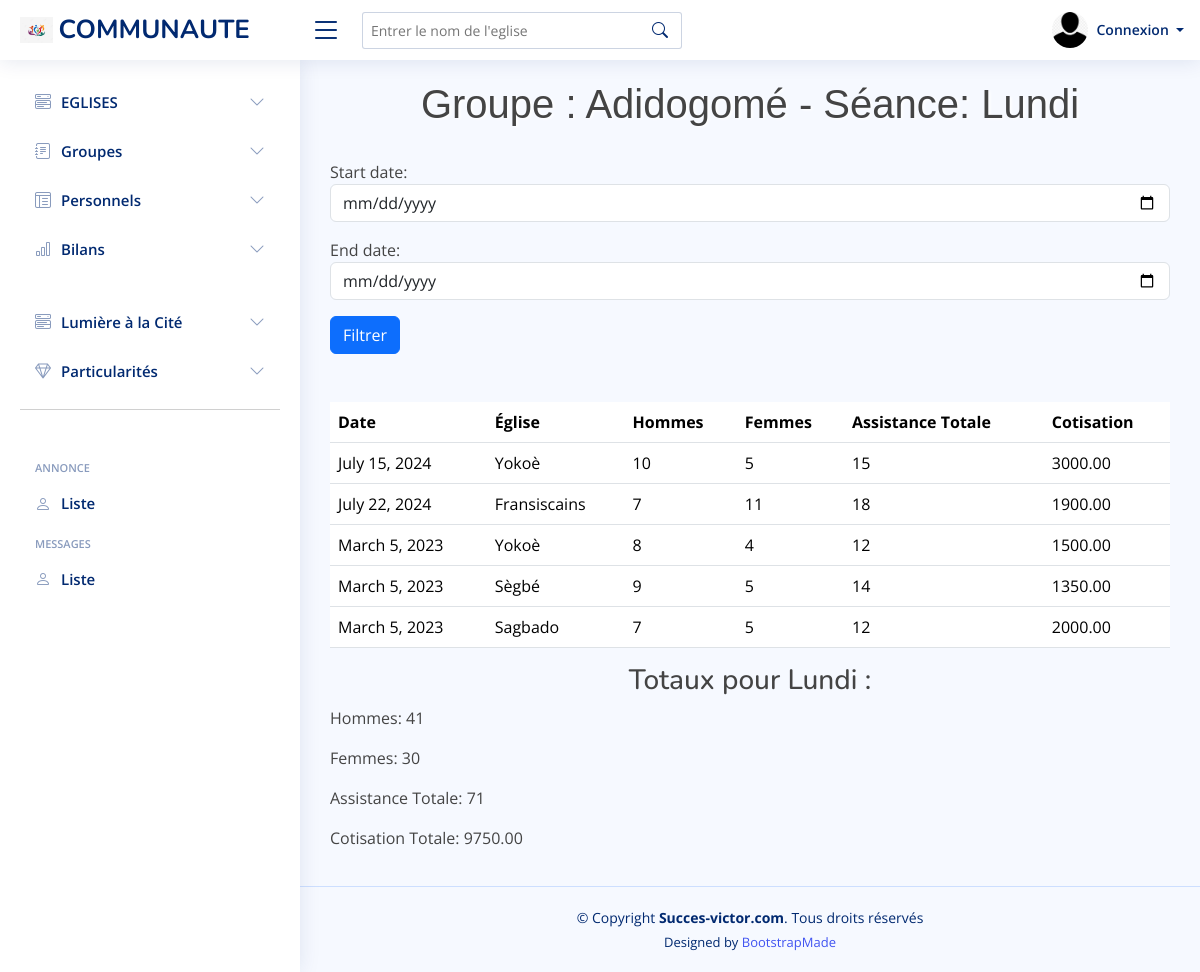
The app's page /seances/group/1/seance/Lundi/ with its own data.
### Eglises/models.py (models this page shows, shortened)
class Groupe(models.Model):
    name = models.CharField(max_length=100)
    nom_du_pasteur_du_groupe = models.CharField(max_length=200)
    nom_du_superviseur_des_jeunes = models.CharField(max_length=100)
    nom_du_superviseur_adjoin_des_jeunes = models.CharField(max_length=100)
    nombre_de_membres = models.CharField(max_length=100)
    region = models.CharField(max_length=100)
    publish = models.DateTimeField(default=timezone.now)
    created = models.DateTimeField(auto_now_add=True)
    updated = models.DateTimeField(auto_now=True)
    def __str__(self):
        return self.name

class Eglise(models.Model):
    auteur = models.ForeignKey(User, on_delete=models.CASCADE)
    nom = models.CharField(max_length=100)
    nom_du_pasteur = models.CharField(max_length=100, blank=True)
    nom_du_pasteur_adjoin = models.CharField(max_length=100, blank=True)
    nom_du_dirigeant_des_jeunes = models.CharField(max_length=100, blank=True)
    nom_du_dirigeant_adjoin_des_jeunes = models.CharField(max_length=100, blank=True)
    nom_du_dirigeant_des_enfants = models.CharField(max_length=100, blank=True)
    nom_du_dirigeant_adjoin_des_enfants = models.CharField(max_length=100, blank=True)
    region = models.CharField(max_length=100)
    groupe = models.CharField(max_length=100)
    ville = models.CharField(max_length=250, blank=True)
    nombre_de_membres = models.IntegerField(blank=True, null=True)
    telephone = models.IntegerField(blank=True, null=True)
    bp = models.CharField(max_length=200, blank=True, null=True)
    email = models.EmailField(blank=True)
    description = models.TextField(blank=True)
    header_image = models.ImageField(blank=True, null=True, upload_to='images/header')
    body_image = models.ImageField(blank=True, null=True, upload_to='images/Body')
    body_image1 = models.ImageField(blank=True, null=True, upload_to='images/Body')
    publish = models.DateTimeField(default=timezone.now)
    created = models.DateTimeField(auto_now_add=True)
    updated = models.DateTimeField(auto_now=True)
    def __str__(self):
        return self.nom

### Seances/models.py (models this page shows, shortened)
class Seance(models.Model):
    type = models.CharField(max_length=50)

class Bilan(models.Model):
    eglise = models.ForeignKey(Eglise, on_delete=models.CASCADE)
    seance = models.ForeignKey(Seance, on_delete=models.CASCADE)
    adultes_hommes = models.IntegerField(default=0)
    adultes_femmes = models.IntegerField(default=0)
    jeunes_garcons = models.IntegerField(default=0)
    jeunes_filles = models.IntegerField(default=0)
    enfants_garcons = models.IntegerField(default=0)
    enfants_filles = models.IntegerField(default=0)
    cotisation = models.DecimalField(max_digits=10, decimal_places=2)
    date = models.DateField()
    add_date = models.DateField(auto_now_add=True)
    auteur = models.ForeignKey(User, on_delete=models.CASCADE)
    class Meta:
        ordering = ['-add_date']

### Seances/views.py (the view)
# urls.py: path('group/<int:groupe_id>/seance/<str:seance_type>/', group_seance_filter, name='group_seance_filter'),
def group_seance_filter(request, groupe_id, seance_type):
    form = DateRangeForm(request.GET)
    start_date = None
    end_date = None
    if form.is_valid():
        start_date = form.cleaned_data['start_date']
        end_date = form.cleaned_data['end_date']
    groupe = Groupe.objects.get(id=groupe_id)
    bilans = Bilan.objects.filter(eglise__groupe=groupe, seance__type=seance_type)
    bilans = filter_seances(bilans, start_date, end_date)
    total_hommes = 0
    total_femmes = 0
    total_assistance = 0
    total_cotisation = 0
    data = []
    for bilan in bilans:
        hommes = bilan.adultes_hommes + bilan.jeunes_garcons + bilan.enfants_garcons
        femmes = bilan.adultes_femmes + bilan.jeunes_filles + bilan.enfants_filles
        assistance = hommes + femmes
        cotisation = bilan.cotisation
        total_hommes += hommes
        total_femmes += femmes
        total_assistance += assistance
        total_cotisation += cotisation
        data.append({
            'date': bilan.date,
            'eglise': bilan.eglise,
            'adultes_hommes': bilan.adultes_hommes,
            'jeunes_garcons': bilan.jeunes_garcons,
            'enfants_garcons': bilan.enfants_garcons,
            'adultes_femmes': bilan.adultes_femmes,
            'jeunes_filles': bilan.jeunes_filles,
            'enfants_filles': bilan.enfants_filles,
            'hommes': hommes,
            'femmes': femmes,
            'assistance': assistance,
            'cotisation': cotisation,
        })
    context = {
        'groupe': groupe,
        'seance_type': seance_type,
        'data': data,
        'total_hommes': total_hommes,
        'total_femmes': total_femmes,
        'total_assistance': total_assistance,
        'total_cotisation': total_cotisation,
        'form': form
    }
    return render(request, 'seances/group_seance_filter.html', context)

### Seances/forms.py
class DateRangeForm(forms.Form):
    start_date = forms.DateField(widget=forms.DateInput(attrs={'type': 'date', 'class':'form-control'}), required=False)
    end_date = forms.DateField(widget=forms.DateInput(attrs={'type': 'date', 'class':'form-control'}), required=False)

### Seances/views.py (called while the page is built)
def filter_seances(queryset, start_date, end_date):
    if start_date and end_date:
        return queryset.filter(date__range=(start_date, end_date))
    elif start_date:
        return queryset.filter(date__gte=start_date)
    elif end_date:
        return queryset.filter(date__lte=end_date)
    return queryset

### Seances/templates/seances/group_seance_filter.html
{% extends 'base.html' %}
{% load static %}
{% block gestion %}
        <h1>Groupe : {{ groupe.name }} - Séance: {{ seance_type }}</h1>
        <br>
        <form method="get" action="">
            {{ form.as_p }}
            <button type="submit"  class="btn btn-primary">Filtrer</button>
        </form>
        <br><br>
        <table class="table datatable">
            <thead>
                <tr>
                    <th>Date</th>
                    <th>Église</th>
                    <th>Hommes</th>
                    <th>Femmes</th>
                    <th>Assistance Totale</th>
                    <th>Cotisation</th>
                </tr>
            </thead>
            <tbody>
                {% for item in data %}
                    <tr>
                        <td>{{ item.date }}</td>
                        <td>{{ item.eglise }}</td>
                        <td>{{ item.hommes }}</td>
                        <td>{{ item.femmes }}</td>
                        <td>{{ item.assistance }}</td>
                        <td>{{ item.cotisation }}</td>
                    </tr>
                {% endfor %}
            </tbody>
        </table>
        <h3>Totaux pour {{ seance_type }} : </h3>
        <p>Hommes: {{ total_hommes }}</p>
        <p>Femmes: {{ total_femmes }}</p>
        <p>Assistance Totale: {{ total_assistance }}</p>
        <p>Cotisation Totale: {{ total_cotisation }}</p>
{% endblock %}

### static/assets/css/style.css (style rules this page uses)
:root { scroll-behavior: smooth; }
body { font-family: "Open Sans", sans-serif; background: #f6f9ff; color: #444444; }
h1, h2, h3, h4, h5, h6 { font-family: "Nunito", sans-serif; }

### static/css/main.css (style rules this page uses)
h1 { text-align: center; font-family: "Trebuchet MS", "Lucida Sans Unicode", "Lucida Grande", "Lucida Sans", Arial, sans-serif; text-shadow: 2px 1px 3px white; }
h2, h3 { text-align: center; }

### records on screen
Groupe: name "Adidogomé"
Seance: type "Lundi"
Eglise: date "July 15, 2024", eglise "Yokoè", hommes "10", femmes "5", assistance "15", cotisation "3000.00", date "March 5, 2023", hommes "8", femmes "4", assistance "12", cotisation "1500.00"
Eglise: date "July 22, 2024", eglise "Fransiscains", hommes "7", femmes "11", assistance "18", cotisation "1900.00"
Eglise: date "March 5, 2023", eglise "Sègbé", hommes "9", femmes "5", assistance "14", cotisation "1350.00"
Eglise: date "March 5, 2023", eglise "Sagbado", hommes "7", femmes "5", assistance "12", cotisation "2000.00"

### other values on screen
{{ total_hommes }} "41"
{{ total_femmes }} "30"
{{ total_assistance }} "71"
{{ total_cotisation }} "9750.00"
